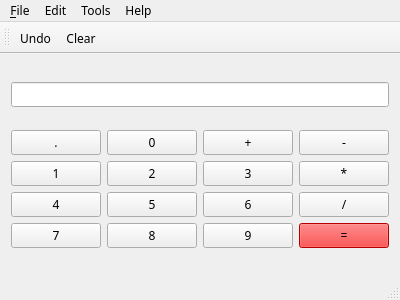
<?xml version="1.0" encoding="UTF-8"?>
<ui version="4.0">
 <class>MainWindow</class>
 <widget class="QMainWindow" name="MainWindow">
  <property name="geometry">
   <rect>
    <x>0</x>
    <y>0</y>
    <width>400</width>
    <height>300</height>
   </rect>
  </property>
  <property name="font">
   <font>
    <family>Adobe 黑体 Std R</family>
   </font>
  </property>
  <property name="windowTitle">
   <string>MainWindow</string>
  </property>
  <property name="styleSheet">
   <string notr="true"/>
  </property>
  <widget class="QWidget" name="centralWidget">
   <property name="font">
    <font>
     <family>Adobe 黑体 Std R</family>
    </font>
   </property>
   <property name="layoutDirection">
    <enum>Qt::LeftToRight</enum>
   </property>
   <property name="styleSheet">
    <string notr="true"/>
   </property>
   <layout class="QVBoxLayout" name="verticalLayout">
    <item>
     <widget class="QLineEdit" name="displayLine">
      <property name="layoutDirection">
       <enum>Qt::RightToLeft</enum>
      </property>
     </widget>
    </item>
    <item>
     <layout class="QGridLayout" name="gridLayout">
      <item row="0" column="1">
       <widget class="QPushButton" name="numZeroButton">
        <property name="text">
         <string>0</string>
        </property>
       </widget>
      </item>
      <item row="1" column="0">
       <widget class="QPushButton" name="numOneButton">
        <property name="text">
         <string>1</string>
        </property>
       </widget>
      </item>
      <item row="1" column="3">
       <widget class="QPushButton" name="multiplyButton">
        <property name="text">
         <string>*</string>
        </property>
       </widget>
      </item>
      <item row="2" column="1">
       <widget class="QPushButton" name="numFiveButton_2">
        <property name="text">
         <string>5</string>
        </property>
       </widget>
      </item>
      <item row="3" column="0">
       <widget class="QPushButton" name="numSevenButton">
        <property name="text">
         <string>7</string>
        </property>
       </widget>
      </item>
      <item row="0" column="3">
       <widget class="QPushButton" name="plusButton">
        <property name="text">
         <string>-</string>
        </property>
       </widget>
      </item>
      <item row="0" column="2">
       <widget class="QPushButton" name="addButton">
        <property name="text">
         <string>+</string>
        </property>
       </widget>
      </item>
      <item row="1" column="1">
       <widget class="QPushButton" name="numTwoButton">
        <property name="text">
         <string>2</string>
        </property>
       </widget>
      </item>
      <item row="2" column="0">
       <widget class="QPushButton" name="numFourButton_2">
        <property name="text">
         <string>4</string>
        </property>
       </widget>
      </item>
      <item row="2" column="2">
       <widget class="QPushButton" name="numSixButton">
        <property name="text">
         <string>6</string>
        </property>
       </widget>
      </item>
      <item row="2" column="3">
       <widget class="QPushButton" name="divideButton">
        <property name="text">
         <string>/</string>
        </property>
       </widget>
      </item>
      <item row="3" column="2">
       <widget class="QPushButton" name="numNineButton">
        <property name="text">
         <string>9</string>
        </property>
       </widget>
      </item>
      <item row="3" column="3">
       <widget class="QPushButton" name="equalButton">
        <property name="styleSheet">
         <string notr="true">background-color: rgb(255, 0, 0);</string>
        </property>
        <property name="text">
         <string>=</string>
        </property>
       </widget>
      </item>
      <item row="1" column="2">
       <widget class="QPushButton" name="numThreeButton_2">
        <property name="text">
         <string>3</string>
        </property>
       </widget>
      </item>
      <item row="0" column="0">
       <widget class="QPushButton" name="numDotButton">
        <property name="text">
         <string>.</string>
        </property>
       </widget>
      </item>
      <item row="3" column="1">
       <widget class="QPushButton" name="numEightButton">
        <property name="text">
         <string>8</string>
        </property>
       </widget>
      </item>
     </layout>
    </item>
   </layout>
  </widget>
  <widget class="QMenuBar" name="menuBar">
   <property name="geometry">
    <rect>
     <x>0</x>
     <y>0</y>
     <width>400</width>
     <height>21</height>
    </rect>
   </property>
   <widget class="QMenu" name="menuCalculator">
    <property name="title">
     <string>&amp;File</string>
    </property>
    <property name="toolTipsVisible">
     <bool>true</bool>
    </property>
    <addaction name="action_Quit"/>
   </widget>
   <widget class="QMenu" name="menuEdit">
    <property name="title">
     <string>Edit</string>
    </property>
   </widget>
   <widget class="QMenu" name="menuTools">
    <property name="title">
     <string>Tools</string>
    </property>
   </widget>
   <widget class="QMenu" name="menuHelp">
    <property name="title">
     <string>Help</string>
    </property>
    <addaction name="actionHelp"/>
    <addaction name="actionAbout_2"/>
   </widget>
   <addaction name="menuCalculator"/>
   <addaction name="menuEdit"/>
   <addaction name="menuTools"/>
   <addaction name="menuHelp"/>
  </widget>
  <widget class="QToolBar" name="mainToolBar">
   <attribute name="toolBarArea">
    <enum>TopToolBarArea</enum>
   </attribute>
   <attribute name="toolBarBreak">
    <bool>false</bool>
   </attribute>
   <addaction name="actionUndo_2"/>
   <addaction name="actionClear"/>
  </widget>
  <widget class="QStatusBar" name="statusBar"/>
  <action name="action_Quit">
   <property name="text">
    <string>&amp;Quit</string>
   </property>
  </action>
  <action name="actionUndo">
   <property name="text">
    <string>Undo</string>
   </property>
  </action>
  <action name="actionHelp">
   <property name="text">
    <string>Help</string>
   </property>
  </action>
  <action name="actionAbout">
   <property name="text">
    <string>About</string>
   </property>
  </action>
  <action name="actionAbout_2">
   <property name="text">
    <string>About</string>
   </property>
  </action>
  <action name="actionUndo_2">
   <property name="text">
    <string>Undo</string>
   </property>
  </action>
  <action name="actionClear">
   <property name="text">
    <string>Clear</string>
   </property>
  </action>
 </widget>
 <layoutdefault spacing="6" margin="11"/>
 <resources/>
 <connections/>
</ui>
